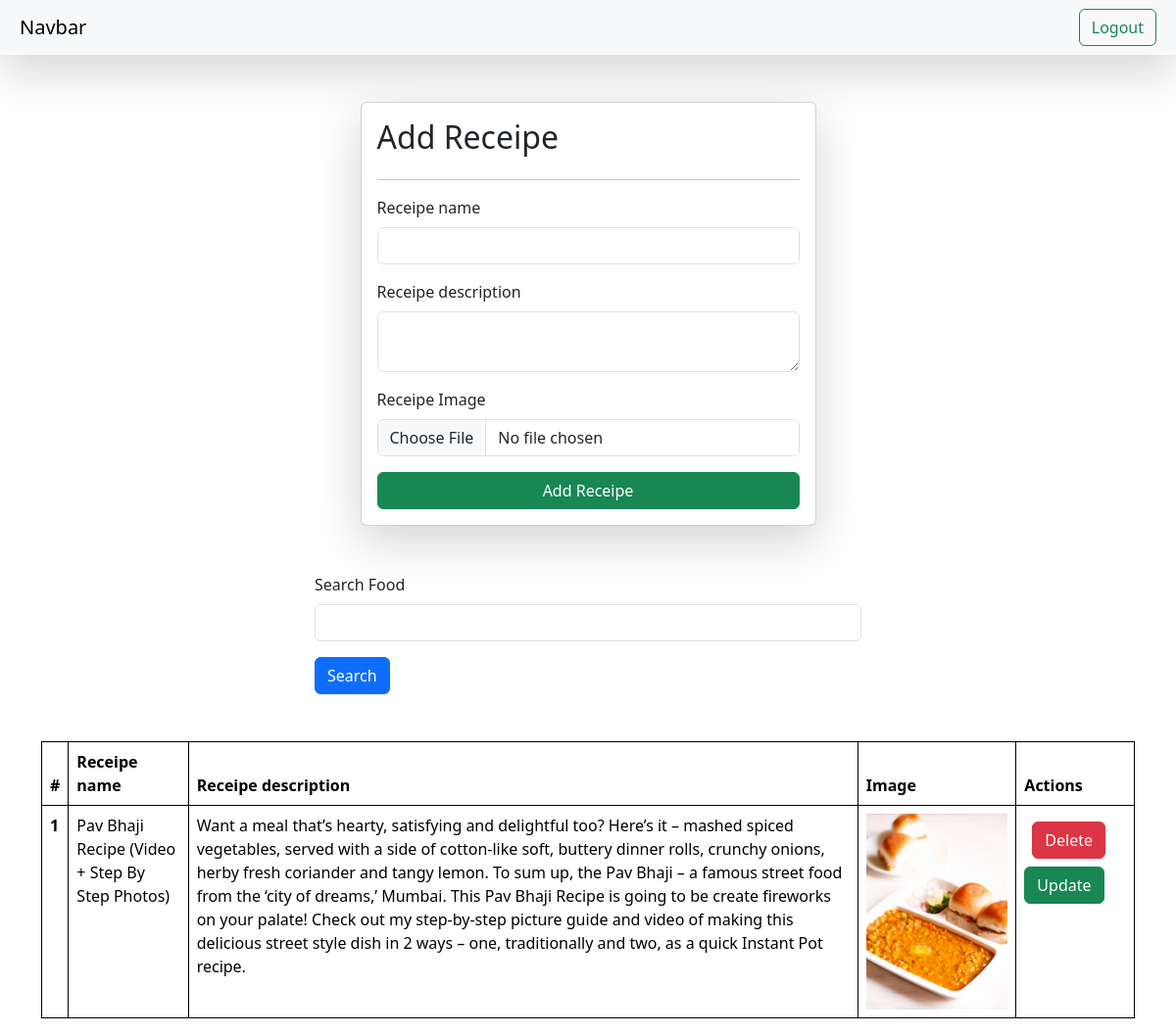
The page /receipes/ (signed in) on the database its author committed.
### vege/models.py (models this page shows)
class Receipe(models.Model):
    user = models.ForeignKey(User , on_delete=models.SET_NULL, null=True, blank=True)
    receipe_name = models.CharField(max_length=100)
    receipe_description = models.TextField()
    receipe_image = models.ImageField(upload_to="receipe")

### vege/views.py (the view, shortened to what this page needs)
# urls.py: path('receipes/', receipes, name='receipes'),
@login_required(login_url="/login/")
def receipes(request):
    qeuryset = Receipe.objects.all()
    if request.GET.get('search'):
        qeuryset = qeuryset.filter(receipe_name__icontains = request.GET.get('search'))
    context = {'receipes' : qeuryset}
    return render(request, 'vege/receipes.html', context)

### vege/templates/vege/receipes.html (shortened to what this page needs)
{% extends "base.html" %}
{% block start %}
<div class="container mt-5">
    <form class="col-5 mx-auto card p-3 shadow-lg" method="post" enctype="multipart/form-data">
        <h2>Add Receipe</h2>
        <hr>
        <div class="mb-3">
          <label for="receipe_name" class="form-label">Receipe name</label>
          <input name="receipe_name" type="text" required class="form-control">
        </div>
        <div class="mb-3">
          <label for="receipe_description" class="form-label">Receipe description</label>
          <textarea name="receipe_description" class="form-control"></textarea>
        </div>
        <div class="mb-3">
            <label for="receipe_image" class="form-label">Receipe Image</label>
            <input name="receipe_image" type="file" class="form-control">
        </div>
        <button type="submit" class="btn btn-success">Add Receipe</button>
      </form>
      <div class="mt-5">
        <div class="mx-auto col-6">
          <form>
            <div class="mb-3">
              <label for="receipe_name" class="form-label">Search Food</label>
              <input name="search" type="text" class="form-control">
            </div>
            <button type="submit" class="btn btn-primary">Search</button>
          </form>
        </div>
      </div>
      <table class="table mt-5">
        <thead>
          <tr>
            <th scope="col">#</th>
            <th scope="col">Receipe name</th>
            <th scope="col">Receipe description</th>
            <th scope="col">Image</th>
            <th scope="col">Actions</th>
          </tr>
        </thead>
        <tbody>
          {% for receipe in receipes %}
          <tr>
            <th scope="row">{{forloop.counter}}</th>
            <td>{{receipe.receipe_name}}</td>
            <td>{{receipe.receipe_description}}</td>
            <td>
              <img src="/media/{{receipe.receipe_image}}" style="height : 200px">
            </td>
            <td>
              <a href="/delete-receipe/{{receipe.id}}" class="btn btn-danger m-2">Delete</a>
              <a href="/update-receipe/{{receipe.id}}" class="btn btn-success">Update</a>
            </td>
          </tr>
          {% endfor %}
        </tbody>
      </table>
</div>
{% endblock %}

### home/templates/base.html (shortened to what this page needs)
<!DOCTYPE html>
<html lang="en">
<head>
    <link href="https://cdn.jsdelivr.net/npm/bootstrap@5.3.3/dist/css/bootstrap.min.css" rel="stylesheet">
</head>
<body>
    <nav class="navbar bg-body-tertiary p-2 bg-danger shadow-lg">
        <div class="container-fluid">
          <a class="navbar-brand">Navbar</a>
          <form class="d-flex" role="search">
            {% if request.user.is_authenticated %}
                <a href="/logout/" class="btn btn-outline-success" type="submit">Logout</a>
            {% else %}
                <a href="/login/" class="btn btn-outline-success" type="submit">Login</a>
            {% endif %}
            </form>
        </div>
      </nav>
    {% block start %}
    {% endblock %}

### home/templates/base.html (style rules this page uses)
table, th, td { border: 1px solid black; }

### rows shown on the page
Receipe: receipe_name "Pav Bhaji Recipe (Video + Step By Step Photos)", receipe_description "Want a meal that’s hearty, satisfying and delightful too? Here’s it – mashed spiced vegetables, served with a side of cotton-like soft, buttery dinner rolls, crunchy onions, herby fresh coriander and tangy lemon. To sum up, the Pav Bhaji – a famous street food from the ‘city of dreams,’ Mumbai. This Pav Bhaji Recipe is going to be create fireworks on your palate! Check out my step-by-step picture guide and video of making this delicious street style dish in 2 ways – one, traditionally and two, as a quick Instant Pot recipe.", receipe_image (picture)
